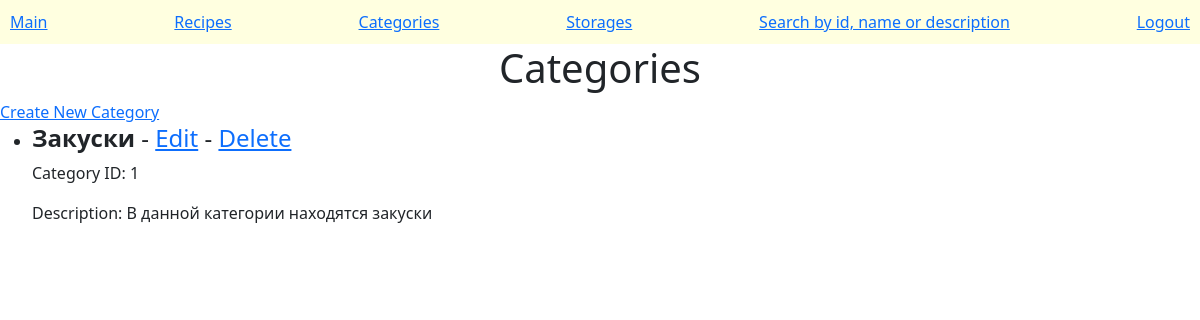
Page /categories/ on the earlier database version.
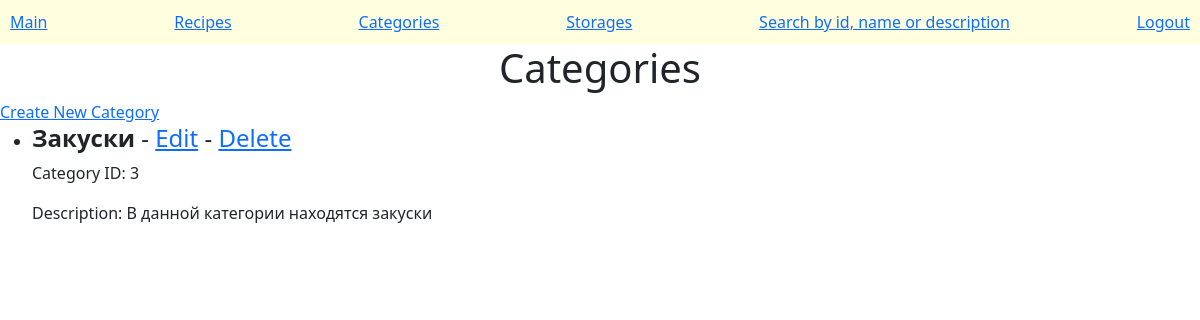
Same page on the later database version.
### recipes/models.py (models this page shows, shortened)
class Category(models.Model):
    name = models.CharField(max_length=200)
    description = models.CharField(max_length=500)

### recipes/views.py (the view)
# urls.py: path('categories/', CategoryListView.as_view(), name='category_list'),
class CategoryListView(ListView):
    model = Category
    template_name = 'recipes/category_list.html'
    context_object_name = 'categories'

### recipes/templates/recipes/category_list.html
{% extends "recipes/base.html" %}
{% block content %}
<h1>Categories</h1>
<a href="{% url 'category_create' %}">Create New Category</a>
<ul>
    {% for item in object_list %}
    <li>
        <h4><strong>{{ item.name }} </strong> - <a href="{% url 'category_edit' item.pk %}">Edit</a> - <a
                href="{% url 'category_delete' item.pk %}">Delete</a></h4>
        <p>Category ID: {{ item.id }} </p>
        <p>Description: {{ item.description }}</p>
    </li>
    {% endfor %}
</ul>
{% endblock %}

Differences in the rows shown:
removed Category: name "Закуски", id "1", description "В данной категории находятся закуски"
added Category: name "Закуски", id "3", description "В данной категории находятся закуски"
